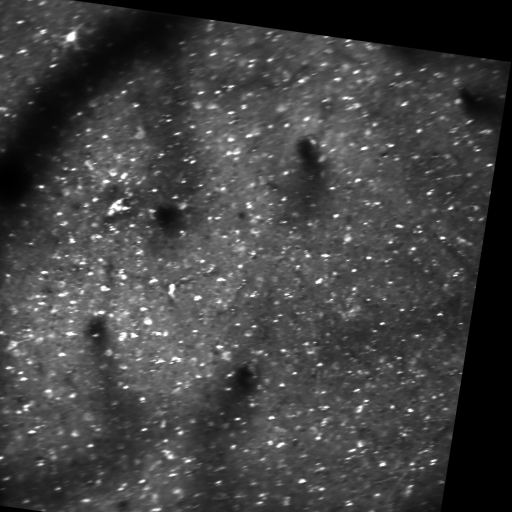
#> input picture Other Usage Codes/Align_test/aligned.tif, 512 x 512 px; its folder holds only this picture in this run
$ python -i Cell_Find_From_Graph.py   (imports and definitions only)
#> lines starting #> are read from the running program, lines starting #| are printed output that depends on the picture; after the words box and inside, x2 and y2 are one past the last pixel; in counts of white or black regions, pixels touching at a corner belong together
### My_Wheels/Cell_Visualization.py
# -*- coding: utf-8 -*-
"""
Created on Fri Jan 10 14:17:56 2020

@author: ZR

Several useful tools for cell visualization.

"""
import numpy as np
import My_Wheels.Graph_Operation_Kit as Graph_Tools
import cv2
from PIL import ImageFont
from PIL import Image
from PIL import ImageDraw
#%% Function 1: Visualize Cell
def Cell_Visualize(cell_information,color = [255,255,255],mode = 'Fill'):
    """
    Visualize Cell Locations. Only visualizaion, no weight contained

    Parameters
    ----------
    cell_information : (list)
        Calculated Cell Information. dtype = skimage.morphology data
    color : (3 element list), optional
        RGB value of graph. Remember, cv2 calcutaion use BGR, and you only need to print RGB here. The default is [255,255,255].
    mode : ('Fill' or 'Boulder'), optional
        Return filled cell graph of just circle boulder. The default is 'Fill'.

    Returns
    -------
    visualized_cell_graph : (2D Array)
        Visualized cell graph.

    """
    # Initialize graph
    graph_size = np.shape(cell_information[0]._label_image)+(3,) # Base Graph Size, *3 to Use RGB.
    visualized_cell_graph = np.zeros(graph_size,dtype = 'u1')
    color[2],color[0] = color[0],color[2] # Change RGB into BGR. After switch, color list can be used directly into cv2.
    # Then Cycle Cells
    weight_matrix = np.zeros(np.shape(cell_information[0]._label_image),dtype = 'f8')
    for i in range(len(cell_information)):
        current_cell = cell_information[i]
        y_list,x_list = current_cell.coords[:,0],current_cell.coords[:,1]
        weight_matrix[y_list,x_list] = 1
    # if needed, use boulder recognition.
    if mode == 'Boulder':
        canny = cv2.Canny((weight_matrix*255).astype('u1'),50,150)
        weight_matrix = canny.astype('f8')/255 # Transfer weight matrix into 1/0 matrix
    # Then Colorize Graph.
    for i in range(3):
        visualized_cell_graph[:,:,i] = weight_matrix*color[i]

    return visualized_cell_graph

#%% Function2: Label Cell Number.
def Label_Cell(graph,cell_information,color = (0,255,100),font_size = 11):
    """
    Label Cell ID on input graph. Only Numbers.

    Parameters
    ----------
    graph : (3D Ndarray,shape = (size,3))
        Basic BGR Graph. Label Cell on this graph.
    cell_information : (list)
        Skimage Calculated cell informations.
    color : (3 element turple), optional
        Color.Sequence is RGB. The default is (0,255,100).

    Returns
    -------
    Labeled_Graph : (3D Ndarray,shape = (size,3))
        Labled Graph. Cell number will be shown on it.

    """


    font = ImageFont.truetype('arial.ttf',font_size)
    im = Image.fromarray(graph)
    for i in range(len(cell_information)):
        y,x = cell_information[i].centroid
        draw = ImageDraw.Draw(im)
        draw.text((x+5,y+5),str(i),color,font = font,align = 'center')
    Labeled_Graph = np.array(im)

    return Labeled_Graph

#%% Function 3: Location Annotate.
# [204 lines left out: functions Location_Annotation, Specific_Cells_Visualize, Cell_Information_Compare, not called in this run]
#%% Test Runs
# [6 lines that do not run on import are left out]

### My_Wheels/Graph_Operation_Kit.py
# -*- coding: utf-8 -*-
"""
Created on Thu Dec 26 15:47:51 2019

@author: ZR

Graph Operation kits, this tool box aims at doing all graph Works
"""

import cv2
import numpy as np
import os
import My_Wheels.Filters as Filter
import My_Wheels.List_Operation_Kit as lt
import My_Wheels.OS_Tools_Kit as ot

#%% Function1: Graph Average(From File).

# [86 lines left out: functions Average_From_File, Clip_And_Normalize, not called in this run]
#%% Function3: Show Graph and Write them.
def Show_Graph(input_graph,graph_name,save_path,show_time = 5000,write = True,graph_formation = '.tif'):
    """
    Show input graph, and write them in ordered path.

    Parameters
    ----------
    input_graph : (2D Ndarray,dtype = 'u1' or 'u2')
        Input graph. Must be plotable dtype, or there will be problems in plotting.
    graph_name : (str)
        Graph name.
    save_path : (str)
        Save path. can be empty is write = False
    show_time : (int), optional
        Graph show time, ms. This value can be set to 0 to skip show.The default is = 5000.
    write : (Bool), optional
        Whether graph is written. If false, show graph only. The default is True.
    graph_formation : (str),optional
        What kind of graph you want to save. The default is '.tif'

    Returns
    -------
    None.

    """
    if show_time != 0:
        cv2.imshow(graph_name,input_graph)
        cv2.waitKey(show_time)
        cv2.destroyAllWindows()
    if write == True:

        if os.path.exists(save_path):# If path exists
            cv2.imwrite(save_path+r'\\'+graph_name+graph_formation,input_graph)
        else:# Else, creat save folder first.
            os.mkdir(save_path)
            cv2.imwrite(save_path+r'\\'+graph_name+graph_formation,input_graph)

#%% Function 4: Graph Boulder Cut
# [215 lines left out: functions Graph_Cut, Boulder_Fill, Graph_Combine, Graph_Depth_Change, Graph_Subtractor, Graph_Overlapping, not called in this run]

#%% Functino 10 : Plot several input graph on same map, using different colors.
from My_Wheels.Calculation_Functions import Color_Dictionary
# [256 lines left out: functions Combine_Graphs, EZPlot, EZClip, EZNormalize, Graph_Center_Calculator, Boulder_Extend and 2 more, not called in this run]


### My_Wheels/OS_Tools_Kit.py
# -*- coding: utf-8 -*-
"""
Created on Tue Dec 24 12:44:56 2019

@author: ZR
This structure is used to do path operations.


"""
#%%
import os
import pickle
import List_Operation_Kit as List_Tools
import pandas as pd


#%% Function1:Make Dictionary
# [62 lines left out: functions mkdir, Get_File_Name, not called in this run]

#%% Function3: Save a Variable to binary data type.
def Save_Variable(save_folder,name,variable,extend_name = '.pkl'):
    """
    Save a variable as binary data.

    Parameters
    ----------
    save_folder : (str)
        Save Path. Only save folder.
    name : (str)
        File name.
    variable : (Any Type)
        Data you want to save.
    extend_name : (str), optional
        Extend name of saved file. The default is '.pkl'.

    Returns
    -------
    bool
        Nothing.

    """
    if os.path.exists(save_folder):
        pass
    else:
        os.mkdir(save_folder)

    real_save_path = save_folder+r'\\'+name+extend_name
    fw = open(real_save_path,'wb')
    pickle.dump(variable,fw)
    fw.close()

    return True
#%% Function 4: Load saved binary file.
# [29 lines left out: function Load_Variable, not called in this run]
#%% Function 5: Spike2 Data Reader.
import neo
# updated 230425,MAJOR UPDATE: CHANGE OF NEO API, FOR 0.11.1 version Neo.
# def Spike2_Reader(smr_name,physical_channel = 0):
# [40 lines left out: function Spike2_Reader, not called in this run]
#%% Function 6: Get Last Saved file name.
import time
import numpy as np
# [55 lines left out: functions Last_Saved_name, Get_Subfolders, not called in this run]
def Get_Sub_Folders(root_path):
    all_path = Get_Subfolders(root_path)
    return all_path

#%% Function8, Return upper folder.
def CDdotdot(file_name):
    '''
    Give a file path or folder path, return upper folder, useful to get save folder.

    Parameters
    ----------
    file_name : (str)
        File name or path name.Cannot be ended with '\'

    Returns
    -------
    upper_folder : (str)
        Upper folder or file save folder.
    '''
    file_name = str(file_name)
    upper_folder = '\\'.join(file_name.split('\\')[:-1])
    return upper_folder
#%% Function9, Number_bit_Fill
# [33 lines left out: functions Bit_Filler, Memory_Logging, not called in this run]
#%% Function11, join path in more standart method.
def join(path_A,path_B):
    new_path = os.path.join(path_A,path_B)
    return new_path

#%% Function 12 Another version of load, solving the problem of loading pandas.
# [14 lines left out: function Load_Variable_v2, not called in this run]


### My_Wheels/Cell_Find_From_Graph.py
# -*- coding: utf-8 -*-
"""
Created on Wed Jan  8 16:32:02 2020

@author: ZR

INPUT: Base Graph, use this graph to find cell, multi parameter adjustable.

OUTPUT: Cell_Group, an skimage data, variable, with
        Cell_Graph, Annotate cells, with and without label number
"""
import My_Wheels.Calculation_Functions as Calculator
import scipy.ndimage
import numpy as np
import My_Wheels.Graph_Operation_Kit as Graph_Tools
import skimage.morphology
import skimage.measure
import Cell_Visualization as Visualize
import cv2
import My_Wheels.OS_Tools_Kit as OS_Tools
from skimage import filters
import My_Wheels.Graph_Selector as Graph_Selector

#%% Main Function: Return finded graphs.
# [131 lines left out: functions Cell_Find_From_Graph, Cell_Find_And_Plot, not called in this run]

#%% Function3, On-Off cell graph generator.
from My_Wheels.Standard_Stim_Processor import Single_Subgraph_Generator
# [45 lines left out: functions On_Off_Cell_Finder, Cell_Find_From_active, not called in this run]
#%% Function5, Find Cell mannually.
def Cell_Find_From_Mannual(mask_graph_path,average_graph_path = None,boulder = 8,save = True):
    '''
    Find cell from mannual mask.

    Parameters
    ----------
    mask_graph_path : (str)
        Save path of manuual plotted mask.
    average_graph_path : (str,optional)
        If not given, combined graph will not be produced.
    boulder : int, optional
        Boulder of cells. Centroid of cell over this boulde will be ignored.  The default is 20.
    save : bool, optional
        Whether we save cell graphs in specific folder. The default is True.

    Returns
    -------
    Cell_Finded : (Dic)
        Same cell dtype as before.

    '''
#> called with boulder = 8, save = True
    save_path = OS_Tools.CDdotdot(mask_graph_path)
    mask_graph = cv2.imread(mask_graph_path,0)
#> mask_graph is the input picture: shape (512, 512); min 0, max 255, mean 66.1
    height,width = mask_graph.shape
#> height = 512; width = 512
    thres = mask_graph.max()/2
#> thres = 127.5
    thres_graph = mask_graph>thres# Get binary cell graph
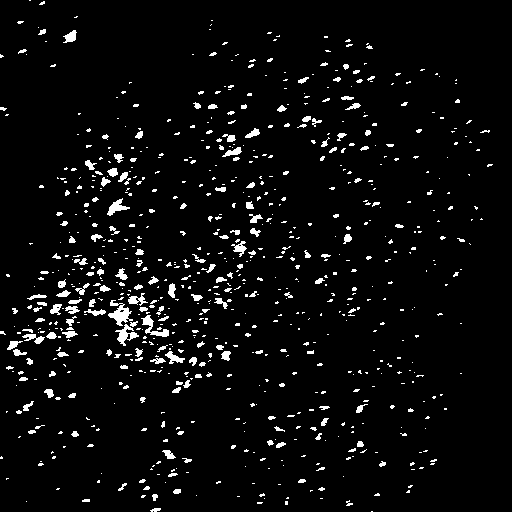
#> thres_graph: shape (512, 512) bool; 4.5% white; 805 white regions (633 under 20 px), largest, box (x1, y1, x2, y2) and area: (108, 300, 133, 326) 292, (141, 315, 169, 337) 214, (115, 324, 139, 346) 208
    washed_thres_graph = skimage.morphology.remove_small_objects(thres_graph,5,connectivity = 1)# remove draw errors.
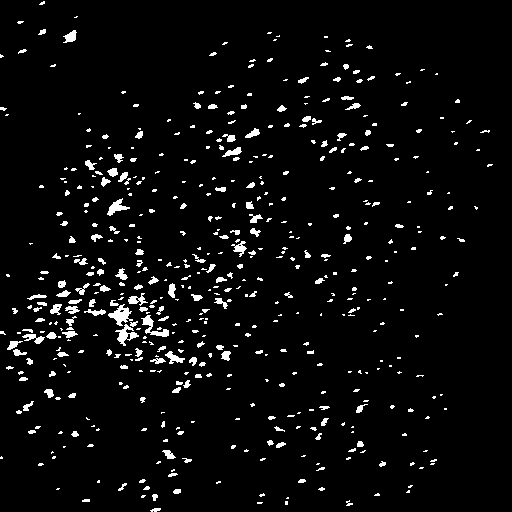
#> washed_thres_graph: shape (512, 512) bool; 4.2% white; 529 white regions (357 under 20 px)
    cell_label = skimage.measure.label(washed_thres_graph)
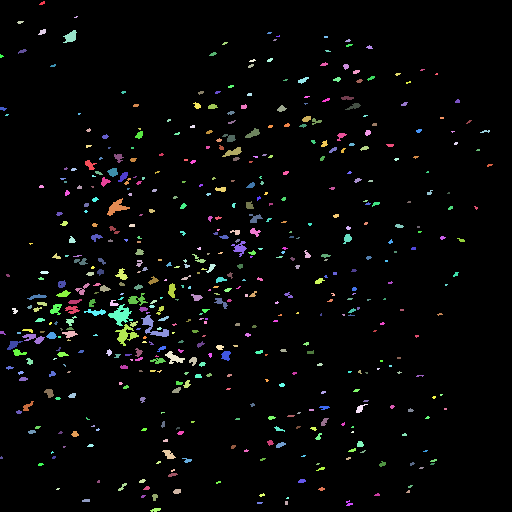
#> cell_label: shape (512, 512) int32; 530 distinct labels, from 0 to 529; one colour per label, 0 black
    All_Cells = skimage.measure.regionprops(cell_label)
#> All_Cells = 529 regions; largest, box (x1, y1, x2, y2) and area: (108, 304, 133, 326) 253, (141, 315, 169, 337) 214, (115, 324, 139, 346) 208, (107, 198, 130, 216) 167, (165, 351, 185, 364) 118
    # Delete cell
    for i in range(len(All_Cells)-1,-1,-1):
        current_cell = All_Cells[i]
        current_height,current_width = current_cell.centroid
        if current_height<boulder or (height-current_height)<boulder:
            All_Cells.pop(i)
        elif current_width<boulder or (width-current_width)<boulder:
            All_Cells.pop(i)
#> this loop made 529 passes
#> (i, current_height, current_width) on passes 1 to 3: (528, 509.4, 155.4), (527, 502.5, 259.3), (526, 502.5, 286)
#> after the loop, All_Cells = 521 regions; largest, box (x1, y1, x2, y2) and area: (108, 304, 133, 326) 253, (141, 315, 169, 337) 214, (115, 324, 139, 346) 208, (107, 198, 130, 216) 167, (165, 351, 185, 364) 118
    # Visualization here.
    visual_cell_graph = Visualize.Cell_Visualize(All_Cells)
#> the loop in Cell_Visualize, `for i in range(len(cell_information)):` made 521 passes
#> (y_list, x_list) on passes 1, 2, 5: ([16, 16, 17, 17, 17], [76, 77, 74, 75, 76]), ([21, 21, 21, 21, 21, 21, 22, 22, 22, 22, 22, 22, 23, 23, 23], [18, 19, 20, 21, 22, 23, 17, 18, 19, 20, 21, 22, 18, 19, 20]), ([32, 32, 32, 32, 33, 33, 33, 33], [268, 269, 270, 271, 267, 268, 269, 270])
#> after the loop in Cell_Visualize, `for i in range(len(cell_information)):`: weight_matrix: shape (512, 512) float64; values 0 (black) and 1 (white), 4.2% white; 521 white regions (350 under 20 px), largest, box (x1, y1, x2, y2) and area: (108, 304, 133, 326) 253, (141, 315, 169, 337) 214, (115, 324, 139, 346) 208
    annotated_graph = Visualize.Label_Cell(visual_cell_graph,All_Cells,color = (255,255,0))
#> the loop in Label_Cell, `for i in range(len(cell_information)):` made 521 passes
#> (y, x) on passes 1 to 3: (16.6, 75.6), (21.8, 19.8), (31.58, 42.06)
#> after the loop in Label_Cell, `for i in range(len(cell_information)):`:
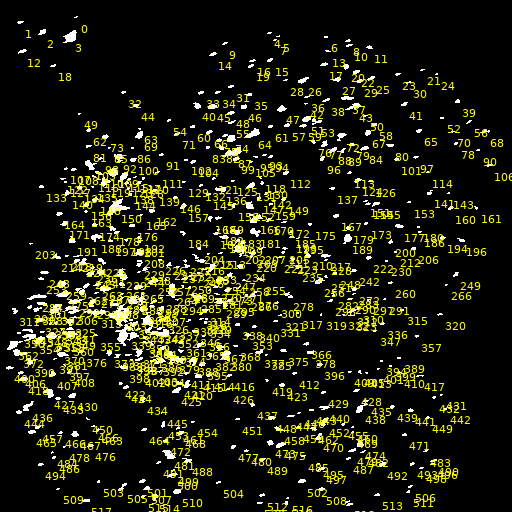
#> im: PIL image 512x512 RGB; mean R, G, B 32.2, 32.2, 9
    if average_graph_path == None:
        print('Average graph not given, no combined graph.')
        combined_graph = []
        labled_combined_graph = []
    else:
        average_graph = cv2.imread(average_graph_path,1)# Read in 8 bit color map
        # Then annotate cell mask on average graph.
        cell_mask = visual_cell_graph[:,:,0]/2
        combined_graph = average_graph.astype('f8')*0.7
        combined_graph[:,:,1] = np.clip((combined_graph[:,:,1]+cell_mask),0,255)
        combined_graph = combined_graph.astype('u1')
        labled_combined_graph = Visualize.Label_Cell(combined_graph, All_Cells,color = (255,255,0))
    # At last, save all cell information and cell maps,
    Cell_Finded = {}
    Cell_Finded['All_Cell_Information'] = All_Cells
    Cell_Finded['Cell_Graph'] = visual_cell_graph
    Cell_Finded['Annotate_Cell_Graph'] = annotated_graph
    Cell_Finded['Combined_Graph'] = combined_graph
    Cell_Finded['Combined_Graph_With_Number'] = labled_combined_graph
    if save == True:
        OS_Tools.Save_Variable(save_path, 'Manuall_Cells', Cell_Finded,'.cell')
        Graph_Tools.Show_Graph(visual_cell_graph, 'Cell_Graph', save_path)
        Graph_Tools.Show_Graph(annotated_graph, 'Annotate_Cell_Graph', save_path)
        if type(combined_graph) != type([]):
            Graph_Tools.Show_Graph(combined_graph, 'Combined_Graph', save_path)
            Graph_Tools.Show_Graph(labled_combined_graph, 'Combined_Graph_With_Number', save_path)

    return Cell_Finded

>>> result = Cell_Find_From_Mannual('../Other Usage Codes/Align_test/aligned.tif')
#> result = 5 items

$ run again, on Other Usage Codes/Align_test/base.tif
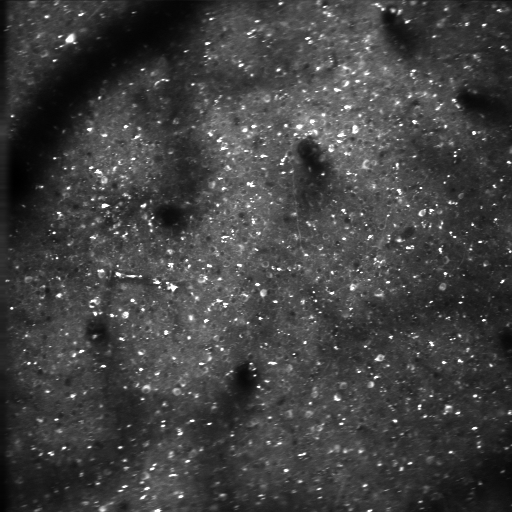
#> input picture Other Usage Codes/Align_test/base.tif, 512 x 512 px
#> in Cell_Find_From_Mannual, mask_graph is the input picture: shape (512, 512); min 0, max 255, mean 65.5
#> thres = 127.5
#> thres_graph: shape (512, 512) bool; 3.9% white in thin lines or dots
#> washed_thres_graph: shape (512, 512) bool; 3.3% white in thin lines or dots
#> in Cell_Find_From_Mannual, `cell_label = skimage.measure.label(washed_thres_graph)`:
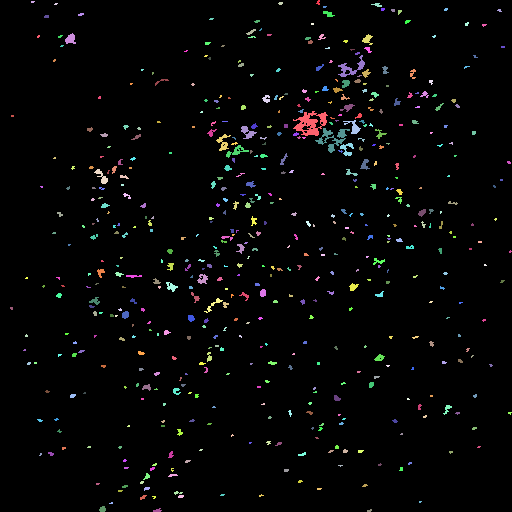
#> cell_label: shape (512, 512) int32; 558 distinct labels, from 0 to 557; one colour per label, 0 black
#> in Cell_Find_From_Mannual, `All_Cells = skimage.measure.regionprops(cell_label)`: All_Cells = 557 regions; largest, box (x1, y1, x2, y2) and area: (293, 111, 328, 136) 439, (315, 128, 350, 153) 278, (338, 55, 365, 77) 183, (216, 134, 231, 151) 101, (226, 145, 249, 158) 101
#> the loop in Cell_Find_From_Mannual, `for i in range(len(All_Cells)-1,-1,-1):` made 557 passes
#> (i, current_height, current_width) on passes 1 to 3: (556, 510.2, 369.1), (555, 510, 157.1), (554, 508.8, 102.2)
#> after the loop in Cell_Find_From_Mannual, `for i in range(len(All_Cells)-1,-1,-1):`: All_Cells = 545 regions; largest, box (x1, y1, x2, y2) and area: (293, 111, 328, 136) 439, (315, 128, 350, 153) 278, (338, 55, 365, 77) 183, (216, 134, 231, 151) 101, (226, 145, 249, 158) 101
#> the loop in Cell_Visualize, `for i in range(len(cell_information)):` made 545 passes
#> (y_list, x_list) on passes 1 to 3: ([8, 8, 8, 8, 9, 9, 9, 9, 10, 10, 10], [381, 382, 383, 384, 381, 382, 383, 384, 381, 382, 383]), ([8, 8, 8, 9, 9, 9, 9, 10, 10, 10], [445, 446, 447, 444, 445, 446, 447, 444, 445, 446]), ([9, 9, 9, 9, 10, 10, 10, 10, 11, 11, 11], [391, 392, 393, 394, 391, 392, 393, 394, 392, 393, 394])
#> the loop in Label_Cell, `for i in range(len(cell_information)):` made 545 passes
#> (y, x) on passes 1 to 3: (8.91, 382.4), (9, 445.5), (9.91, 392.6)
#> after the loop in Label_Cell, `for i in range(len(cell_information)):`:
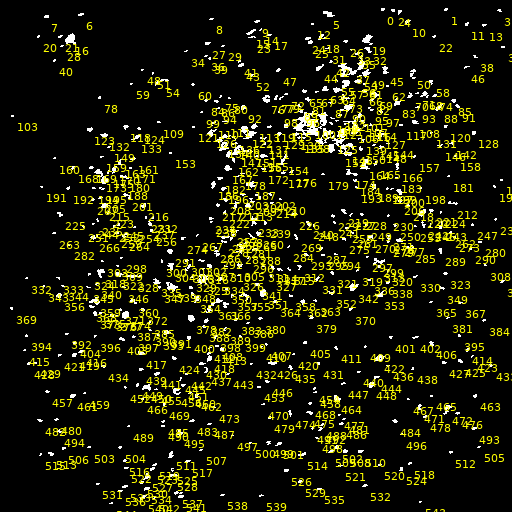
#> im: PIL image 512x512 RGB; mean R, G, B 31.5, 31.5, 7.1
#> result = 5 items

$ run again, on Other Usage Codes/Align_test/target.tif
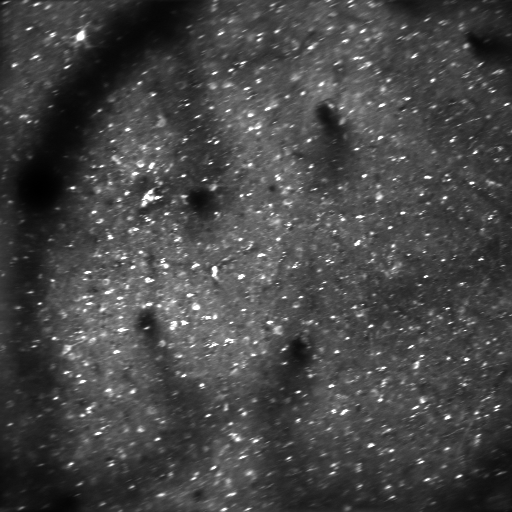
#> input picture Other Usage Codes/Align_test/target.tif, 512 x 512 px
#> in Cell_Find_From_Mannual, mask_graph is the input picture: shape (512, 512); min 0, max 255, mean 70.6
#> thres = 127.5
#> thres_graph: shape (512, 512) bool; 4.7% white in thin lines or dots
#> washed_thres_graph: shape (512, 512) bool; 4.3% white; 579 white regions (410 under 20 px)
#> in Cell_Find_From_Mannual, `cell_label = skimage.measure.label(washed_thres_graph)`:
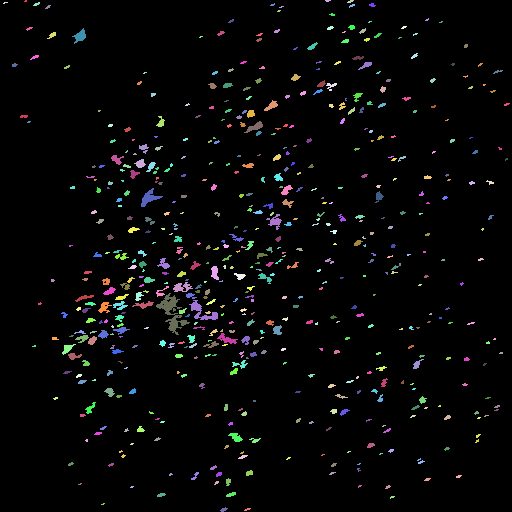
#> cell_label: shape (512, 512) int32; 580 distinct labels, from 0 to 579; one colour per label, 0 black
#> in Cell_Find_From_Mannual, `All_Cells = skimage.measure.regionprops(cell_label)`: All_Cells = 579 regions; largest, box (x1, y1, x2, y2) and area: (156, 293, 190, 335) 440, (189, 300, 218, 320) 206, (141, 188, 163, 207) 160, (173, 282, 193, 292) 113, (266, 214, 282, 230) 106
#> the loop in Cell_Find_From_Mannual, `for i in range(len(All_Cells)-1,-1,-1):` made 579 passes
#> (i, current_height, current_width) on passes 1 to 3: (578, 508.9, 247), (577, 509.2, 223.4), (576, 503.6, 102.6)
#> after the loop in Cell_Find_From_Mannual, `for i in range(len(All_Cells)-1,-1,-1):`: All_Cells = 565 regions; largest, box (x1, y1, x2, y2) and area: (156, 293, 190, 335) 440, (189, 300, 218, 320) 206, (141, 188, 163, 207) 160, (173, 282, 193, 292) 113, (266, 214, 282, 230) 106
#> the loop in Cell_Visualize, `for i in range(len(cell_information)):` made 565 passes
#> (y_list, x_list) on passes 1 to 3: ([10, 10, 10, 11, 11, 11], [278, 279, 280, 277, 278, 279]), ([13, 13, 14, 14, 14, 14, 14, 14, 15, 15, 15, 15], [331, 332, 329, 330, 331, 332, 333, 334, 331, 332, 333, 334]), ([18, 19, 19, 19, 20, 20, 20], [428, 426, 427, 428, 425, 426, 427])
#> the loop in Label_Cell, `for i in range(len(cell_information)):` made 565 passes
#> (y, x) on passes 1 to 3: (10.5, 278.5), (14.17, 331.8), (19.29, 426.7)
#> after the loop in Label_Cell, `for i in range(len(cell_information)):`:
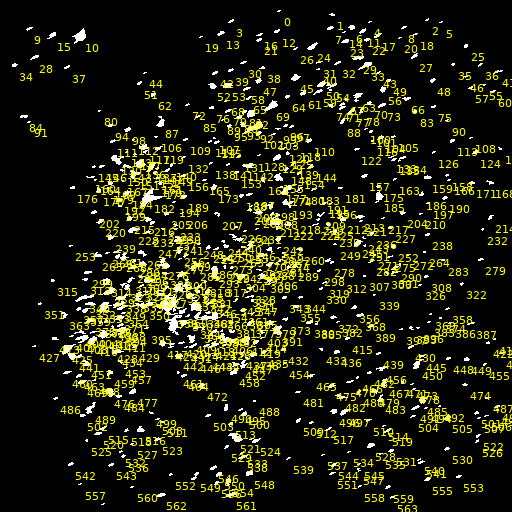
#> im: PIL image 512x512 RGB; mean R, G, B 34, 34, 8.8
#> result = 5 items
